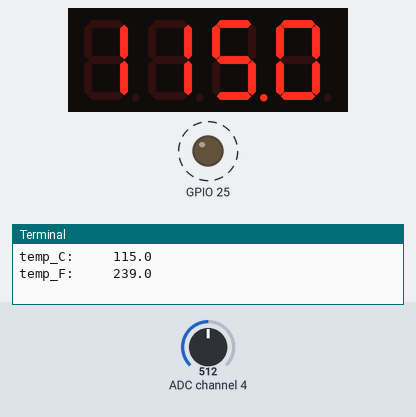
The program below on a simulated Raspberry Pi (BCM pin numbers). On the bench: 4-digit seven-segment display, output pins drawn as LEDs (lit = HIGH), the last lines printed to the terminal. Dashed ring = blinking. The inputs (shaded band) are chosen by the test bench; at power-on: ADC channel 4 = 512 (analog values on the 0–1023 scale). Library files of the repository ran but are not shown: Adafruit_7Segment.py.

Above: at 0.3 s.
1.3 s: ADC channel 4 set to 716
At 2.15 s:
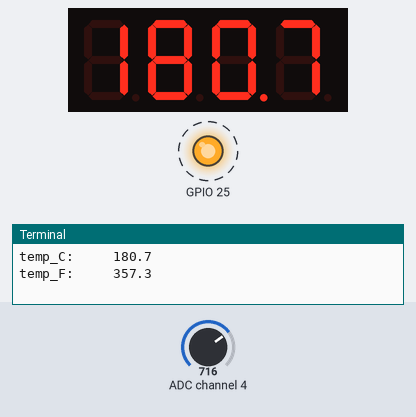
3.7 s: ADC channel 4 set to 900
At 4.6 s:
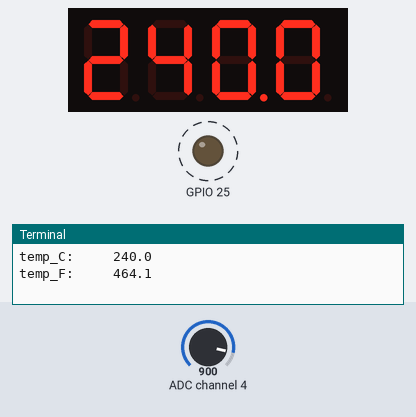
5.7 s: ADC channel 4 set to 1023
At 6.7 s:
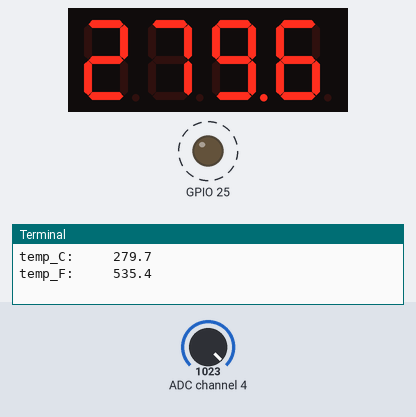
Timing chart, 0 to 13.8 s (numbered marks = the images above; inputs shaded):
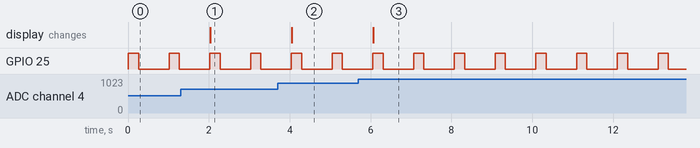

The program:

Temperature_Sensor_PRINT.py
```python
#!/usr/bin/python

from Adafruit_7Segment import SevenSegment
import spidev
import time
import os
import RPi.GPIO as GPIO

GPIO.setwarnings(False)
GPIO.setmode(GPIO.BCM)
GPIO.setup(25,GPIO.OUT)
spi = spidev.SpiDev()
spi.open(0,0)
segment = SevenSegment(address=0x70)
DEBUG=1
print "Press CTRL+Z to exit"

def readadc(adcnum):
    if (adcnum > 7) or (adcnum < 0):
        return -1
    r = spi.xfer2([1,(8+adcnum)<<4,0])
    adcout = ((r[1]&3) << 8) + r[2]
    return adcout
# Light Sensor connected to adc #0
temp_adc = 4

# Continually update the time on a 4 char, 7-segment display
while True:
    GPIO.output(25, True)
    read_adc4 =readadc(temp_adc)

    millivolts = read_adc4 * ( 3300.0 / 1024.0)

    # 10 mv per degree
    temp_C = ((millivolts - 100.0) / 10.0) - 40.0

    # convert celsius to fahrenheit
    temp_F = ( temp_C * 9.0 / 5.0 ) + 32

    # remove decimal point from millivolts
    millivolts = "%d" % millivolts

    # show only one decimal place for temprature and voltage readings
    print_temp = int(temp_C*10)
    temp_C = "%.1f" % temp_C
    temp_F = "%.1f" % temp_F


    if DEBUG:
        print "read_adc4:\t", read_adc4
        print "millivolts:\t", millivolts
        print "temp_C:\t\t", temp_C
        print "temp_F:\t\t", temp_F
        print

    segment.writeDigit(0, (print_temp%10000)/1000)
    segment.writeDigit(1, (print_temp%1000)/100)
    segment.writeDigit(3, (print_temp%100)/10,True)
    segment.writeDigit(4, print_temp%10)
    time.sleep(.25)
    GPIO.output(25,False)
    time.sleep(.75)
```

Measured:
- after the input at 1.3 s, the display: changes after 0.73 s (image 1)
- after the input at 3.7 s, the display: changes after 0.35 s (image 2)
- after the input at 5.7 s, the display: changes after 0.36 s (image 3)
- by itself, GPIO 25: alternates HIGH for 0.26 s and LOW for 0.75 s
